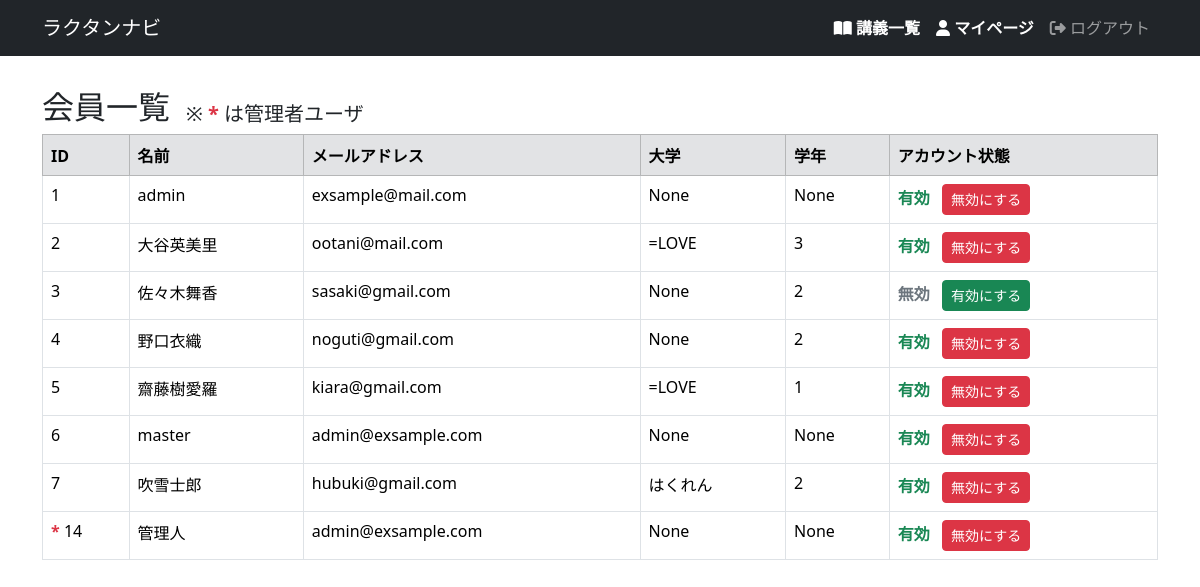
Screenshot of /manager/users/ (signed in) with the database file from the repository.
### helloworld/models.py (models this page shows, shortened)
class User(AbstractUser):
    university = models.CharField(max_length=128, null=True, blank=True)
    school_year = models.PositiveIntegerField(null=True, blank=True)
    is_manager = models.BooleanField(default=False)

### helloworld/views.py (the view)
# urls.py: path('manager/users/', views.user_index, name='users_index'),
def user_index(request):
    users = User.objects.all()
    context = {
        'users': users,
    }
    return render(request, 'snippets/users/index.html', context)

### helloworld/templates/snippets/users/index.html
{% extends 'base.html' %}
{% load django_bootstrap5 %}
{% block main %}
<div class="d-flex align-items-end">
    <h2>会員一覧</h2>
    <h5 class="ms-3">※ <span class="text-danger fw-bold">*</span> は管理者ユーザ</h5>
</div>
<table class="table table-hover table-bordered">
    <thead class="table table-secondary">
        <tr>
            <th>ID</th>
            <th>名前</th>
            <th>メールアドレス</th>
            <th>大学</th>
            <th>学年</th>
            <th>アカウント状態</th>
        </tr>
    </thead>
    <tbody>
        {% for user in users %}
        {% if user.is_manager %}
        <tr>
            <td>
                <span class="text-danger fw-bold">*</span>
                {{ user.id }}
            </td>
            <td>{{ user.username }}</td>
            <td>{{ user.email }}</td>
            <td>{{ user.university }}</td>
            <td>{{ user.school_year }}</td>
            <td>{% include 'users/_user_is_active.html' %}</td>
        </tr>
        {% else %}
        <tr>
            <td>{{ user.id }}</td>
            <td>{{ user.username }}</td>
            <td>{{ user.email }}</td>
            <td>{{ user.university }}</td>
            <td>{{ user.school_year }}</td>
            <td>{% include 'users/_user_is_active.html' %}</td>
        </tr>
        {% endif %}
        {% endfor %}
    </tbody>
</table>
{% endblock %}

### helloworld/templates/snippets/users/_user_is_active.html (shortened to what this page needs)
{% if user.is_active %}
    <span class="text-success fw-bold">有効</span>
    <form method="post" action="{% url 'users_active_switch' user.id %}" style="display:inline;">
        <button type="submit"
                class="btn btn-sm btn-danger ms-2"
                onclick="return confirm('本当に{{ user.username }}さんのアカウントを無効にしますか？')">
                無効にする
        </button>
    </form>
{% else %}
    <span class="text-secondary fw-bold">無効</span>
    <form method="post" action="{% url 'users_active_switch' user.id %}" style="display:inline;">
        <button type="submit"
                class="btn btn-sm btn-success ms-2"
                onclick="return confirm('{{ user.username }}さんのアカウントを有効にしますか？')">
            有効にする
        </button>
    </form>
{% endif %}

### rows the page displays
User: id "1", username "admin", email "exsample@mail.com", university "None", school_year "None"
User: id "2", username "大谷英美里", email "ootani@mail.com", university "=LOVE", school_year "3"
User: id "3", username "佐々木舞香", email "sasaki@gmail.com", university "None", school_year "2"
User: id "4", username "野口衣織", email "noguti@gmail.com", university "None", school_year "2"
User: id "5", username "齋藤樹愛羅", email "kiara@gmail.com", university "=LOVE", school_year "1"
User: id "6", username "master", email "admin@exsample.com", university "None", school_year "None"
User: id "7", username "吹雪士郎", email "hubuki@gmail.com", university "はくれん", school_year "2"
User: id "14", username "管理人", email "admin@exsample.com", university "None", school_year "None"
